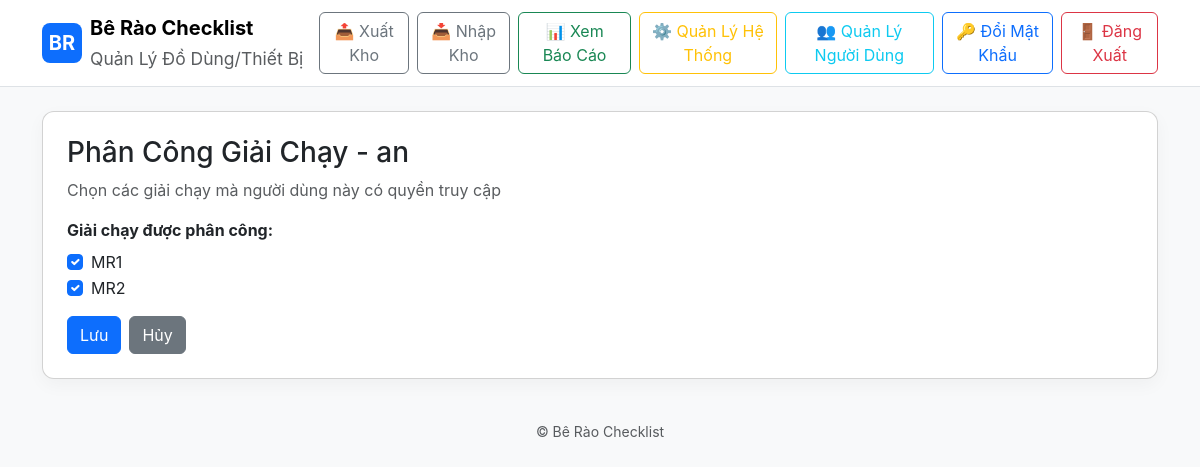
Screenshot of /admin/users/2/marathons (signed in) with the database file from the repository.
### models.py (models this page shows, shortened)
class User(db.Model):
    id = db.Column(db.Integer, primary_key=True)
    username = db.Column(db.String(100), unique=True, nullable=False)
    password_hash = db.Column(db.String(255), nullable=False)
    role = db.Column(db.String(20), default='user')  # 'admin', 'user', or 'storekeeper'
    assigned_marathons = db.relationship('Marathon', secondary=user_marathon, backref='assigned_users')

class Marathon(db.Model):
    id = db.Column(db.Integer, primary_key=True)
    name = db.Column(db.String(200), unique=True, nullable=False)

### app.py (the view, shortened to what this page needs)
@app.route('/admin/users/<int:user_id>/marathons', methods=['GET', 'POST'])
@admin_required
def admin_user_marathons(user_id):
    current_user = get_current_user()
    target_user = User.query.get_or_404(user_id)
    all_marathons = Marathon.query.order_by(Marathon.name).all()
    return render_template('admin_user_marathons.html', target_user=target_user, all_marathons=all_marathons, user=current_user)

### app.py (called while the page is built)
def admin_required(f):
    @wraps(f)
    def decorated_function(*args, **kwargs):
        if not session.get('user_id'):
            flash('Vui lòng đăng nhập để truy cập trang này.', 'warning')
            return redirect(url_for('login'))
        user = User.query.get(session['user_id'])
        if not user or user.role != 'admin':
            flash('Bạn không có quyền truy cập trang này.', 'danger')
            return redirect(url_for('index'))
        return f(*args, **kwargs)
    return decorated_function

def get_current_user():
    if session.get('user_id'):
        return User.query.get(session['user_id'])
    return None

### templates/admin_user_marathons.html
{% extends "base.html" %}
{% block content %}
<div class="card p-4">
  <h3>Phân Công Giải Chạy - {{ target_user.username }}</h3>
  <p class="text-muted">Chọn các giải chạy mà người dùng này có quyền truy cập</p>
  <form method="post">
    <div class="mb-3">
      <label class="form-label fw-bold">Giải chạy được phân công:</label>
      {% if all_marathons %}
        {% for marathon in all_marathons %}
        <div class="form-check">
          <input class="form-check-input" type="checkbox" name="marathons" value="{{ marathon.id }}" id="marathon_{{ marathon.id }}"
            {% if marathon in target_user.assigned_marathons %}checked{% endif %}>
          <label class="form-check-label" for="marathon_{{ marathon.id }}">
            {{ marathon.name }}
          </label>
        </div>
        {% endfor %}
      {% else %}
        <p class="text-muted">Chưa có giải chạy nào. Vui lòng tạo giải chạy trước.</p>
      {% endif %}
    </div>
    <div class="d-flex gap-2">
      <button type="submit" class="btn btn-primary">Lưu</button>
      <a href="{{ url_for('admin_users') }}" class="btn btn-secondary">Hủy</a>
    </div>
  </form>
</div>
{% endblock %}

### static/style.css (style rules this page uses)
body { font-family:Inter, system-ui, -apple-system, 'Segoe UI', Roboto, 'Helvetica Neue', Arial }
.card { border-radius:12px;box-shadow:0 6px 18px rgba(10,20,30,0.04) }

### rows the page displays
User: username "an"
Marathon: name "MR1"
Marathon: name "MR2"
